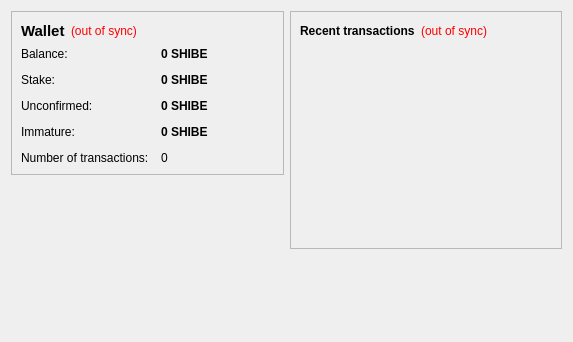
<?xml version="1.0" encoding="UTF-8"?>
<ui version="4.0">
 <class>OverviewPage</class>
 <widget class="QWidget" name="OverviewPage">
  <property name="geometry">
   <rect>
    <x>0</x>
    <y>0</y>
    <width>573</width>
    <height>342</height>
   </rect>
  </property>
  <property name="windowTitle">
   <string>Form</string>
  </property>
  <layout class="QHBoxLayout" name="horizontalLayout" stretch="1,1">
   <item>
    <layout class="QVBoxLayout" name="verticalLayout_2">
     <item>
      <widget class="QFrame" name="frame">
       <property name="frameShape">
        <enum>QFrame::StyledPanel</enum>
       </property>
       <property name="frameShadow">
        <enum>QFrame::Raised</enum>
       </property>
       <layout class="QVBoxLayout" name="verticalLayout_4">
        <item>
         <layout class="QHBoxLayout" name="horizontalLayout_4">
          <item>
           <widget class="QLabel" name="label_5">
            <property name="font">
             <font>
              <pointsize>11</pointsize>
              <weight>75</weight>
              <bold>true</bold>
             </font>
            </property>
            <property name="text">
             <string>Wallet</string>
            </property>
           </widget>
          </item>
          <item>
           <widget class="QLabel" name="labelWalletStatus">
            <property name="toolTip">
             <string>The displayed information may be out of date. Your wallet automatically synchronizes with the ShibeCoin network after a connection is established, but this process has not completed yet.</string>
            </property>
            <property name="styleSheet">
             <string notr="true">QLabel { color: red; }</string>
            </property>
            <property name="text">
             <string notr="true">(out of sync)</string>
            </property>
            <property name="alignment">
             <set>Qt::AlignLeading|Qt::AlignLeft|Qt::AlignVCenter</set>
            </property>
           </widget>
          </item>
          <item>
           <spacer name="horizontalSpacer_2">
            <property name="orientation">
             <enum>Qt::Horizontal</enum>
            </property>
            <property name="sizeHint" stdset="0">
             <size>
              <width>40</width>
              <height>20</height>
             </size>
            </property>
           </spacer>
          </item>
         </layout>
        </item>
        <item>
         <layout class="QFormLayout" name="formLayout_2">
          <property name="fieldGrowthPolicy">
           <enum>QFormLayout::AllNonFixedFieldsGrow</enum>
          </property>
          <property name="horizontalSpacing">
           <number>12</number>
          </property>
          <property name="verticalSpacing">
           <number>12</number>
          </property>
          <item row="0" column="0">
           <widget class="QLabel" name="label">
            <property name="text">
             <string>Balance:</string>
            </property>
           </widget>
          </item>
          <item row="0" column="1">
           <widget class="QLabel" name="labelBalance">
            <property name="font">
             <font>
              <weight>75</weight>
              <bold>true</bold>
             </font>
            </property>
            <property name="cursor">
             <cursorShape>IBeamCursor</cursorShape>
            </property>
            <property name="toolTip">
             <string>Your current balance</string>
            </property>
            <property name="text">
             <string notr="true">0 SHIBE</string>
            </property>
            <property name="textInteractionFlags">
             <set>Qt::LinksAccessibleByMouse|Qt::TextSelectableByKeyboard|Qt::TextSelectableByMouse</set>
            </property>
           </widget>
          </item>
          <item row="1" column="0">
           <widget class="QLabel" name="label_6">
            <property name="text">
             <string>Stake:</string>
            </property>
           </widget>
          </item>
          <item row="1" column="1">
           <widget class="QLabel" name="labelStake">
            <property name="font">
             <font>
              <weight>75</weight>
              <bold>true</bold>
             </font>
            </property>
            <property name="cursor">
             <cursorShape>IBeamCursor</cursorShape>
            </property>
            <property name="toolTip">
             <string>Total of coins that was staked, and do not yet count toward the current balance</string>
            </property>
            <property name="text">
             <string notr="true">0 SHIBE</string>
            </property>
            <property name="textInteractionFlags">
             <set>Qt::LinksAccessibleByMouse|Qt::TextSelectableByKeyboard|Qt::TextSelectableByMouse</set>
            </property>
           </widget>
          </item>
          <item row="2" column="0">
           <widget class="QLabel" name="label_3">
            <property name="text">
             <string>Unconfirmed:</string>
            </property>
           </widget>
          </item>
          <item row="2" column="1">
           <widget class="QLabel" name="labelUnconfirmed">
            <property name="font">
             <font>
              <weight>75</weight>
              <bold>true</bold>
             </font>
            </property>
            <property name="cursor">
             <cursorShape>IBeamCursor</cursorShape>
            </property>
            <property name="toolTip">
             <string>Total of transactions that have yet to be confirmed, and do not yet count toward the current balance</string>
            </property>
            <property name="text">
             <string notr="true">0 SHIBE</string>
            </property>
            <property name="textInteractionFlags">
             <set>Qt::LinksAccessibleByMouse|Qt::TextSelectableByKeyboard|Qt::TextSelectableByMouse</set>
            </property>
           </widget>
          </item>
          <item row="3" column="0">
           <widget class="QLabel" name="labelImmatureText">
            <property name="text">
             <string>Immature:</string>
            </property>
           </widget>
          </item>
          <item row="3" column="1">
           <widget class="QLabel" name="labelImmature">
            <property name="font">
             <font>
              <weight>75</weight>
              <bold>true</bold>
             </font>
            </property>
            <property name="toolTip">
             <string>Mined balance that has not yet matured</string>
            </property>
            <property name="text">
             <string notr="true">0 SHIBE</string>
            </property>
            <property name="textInteractionFlags">
             <set>Qt::LinksAccessibleByMouse|Qt::TextSelectableByKeyboard|Qt::TextSelectableByMouse</set>
            </property>
           </widget>
          </item>
          <item row="4" column="0">
           <widget class="QLabel" name="label_2">
            <property name="text">
             <string>Number of transactions:</string>
            </property>
           </widget>
          </item>
          <item row="4" column="1">
           <widget class="QLabel" name="labelNumTransactions">
            <property name="toolTip">
             <string>Total number of transactions in wallet</string>
            </property>
            <property name="text">
             <string notr="true">0</string>
            </property>
           </widget>
          </item>
         </layout>
        </item>
       </layout>
      </widget>
     </item>
     <item>
      <spacer name="verticalSpacer">
       <property name="orientation">
        <enum>Qt::Vertical</enum>
       </property>
       <property name="sizeHint" stdset="0">
        <size>
         <width>20</width>
         <height>40</height>
        </size>
       </property>
      </spacer>
     </item>
     <item>
      <widget class="QLabel" name="label_6">
       <property name="text">
        <string/>
       </property>
       <property name="pixmap">
        <pixmap resource="../bitcoin.qrc">:/images/backg</pixmap>
       </property>
       <property name="scaledContents">
        <bool>false</bool>
       </property>
       <property name="alignment">
        <set>Qt::AlignCenter</set>
       </property>
       <property name="margin">
        <number>-2</number>
       </property>
      </widget>
     </item>
    </layout>
   </item>
   <item>
    <layout class="QVBoxLayout" name="verticalLayout_3">
     <item>
      <widget class="QFrame" name="frame_2">
       <property name="frameShape">
        <enum>QFrame::StyledPanel</enum>
       </property>
       <property name="frameShadow">
        <enum>QFrame::Raised</enum>
       </property>
       <layout class="QVBoxLayout" name="verticalLayout">
        <item>
         <layout class="QHBoxLayout" name="horizontalLayout_2">
          <item>
           <widget class="QLabel" name="label_4">
            <property name="text">
             <string>&lt;b&gt;Recent transactions&lt;/b&gt;</string>
            </property>
           </widget>
          </item>
          <item>
           <widget class="QLabel" name="labelTransactionsStatus">
            <property name="toolTip">
             <string>The displayed information may be out of date. Your wallet automatically synchronizes with the ShibeCoin network after a connection is established, but this process has not completed yet.</string>
            </property>
            <property name="styleSheet">
             <string notr="true">QLabel { color: red; }</string>
            </property>
            <property name="text">
             <string notr="true">(out of sync)</string>
            </property>
            <property name="alignment">
             <set>Qt::AlignRight|Qt::AlignTrailing|Qt::AlignVCenter</set>
            </property>
           </widget>
          </item>
          <item>
           <spacer name="horizontalSpacer">
            <property name="orientation">
             <enum>Qt::Horizontal</enum>
            </property>
            <property name="sizeHint" stdset="0">
             <size>
              <width>40</width>
              <height>20</height>
             </size>
            </property>
           </spacer>
          </item>
         </layout>
        </item>
        <item>
         <widget class="QListView" name="listTransactions">
          <property name="styleSheet">
           <string notr="true">QListView { background: transparent; }</string>
          </property>
          <property name="frameShape">
           <enum>QFrame::NoFrame</enum>
          </property>
          <property name="verticalScrollBarPolicy">
           <enum>Qt::ScrollBarAlwaysOff</enum>
          </property>
          <property name="horizontalScrollBarPolicy">
           <enum>Qt::ScrollBarAlwaysOff</enum>
          </property>
          <property name="selectionMode">
           <enum>QAbstractItemView::NoSelection</enum>
          </property>
         </widget>
        </item>
       </layout>
      </widget>
     </item>
     <item>
      <spacer name="verticalSpacer_2">
       <property name="orientation">
        <enum>Qt::Vertical</enum>
       </property>
       <property name="sizeHint" stdset="0">
        <size>
         <width>20</width>
         <height>40</height>
        </size>
       </property>
      </spacer>
     </item>
    </layout>
   </item>
  </layout>
 </widget>
 <resources/>
 <connections/>
</ui>
